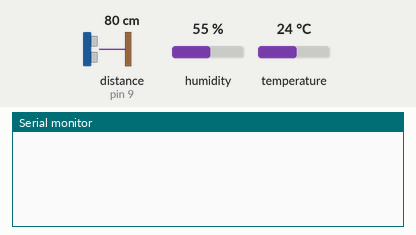
Bench run of a sketch on a simulated Arduino Uno, built with avr-gcc and run on an emulated ATmega328P. Shown: the last lines printed to the serial monitor. Wiring (inferred from the names in the program): ultrasonic range finder: trigger pin 8; echo pin 9. Inputs (shaded band) come from the test bench; at power-on: distance to the obstacle (sensor on pin 9) 80 cm, humidity 55 %, temperature 24 °C. The echo pulse lasts 58.3 µs per cm; WiFi joins after 1.5 s; servers stay silent unless stated; uploads are accepted with an empty reply.

Above: at 2.7 s.
2.8 s: distance to the obstacle (sensor on pin 9) set to 2 cm
At 4.9 s:
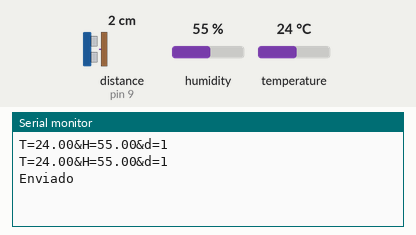
9.5 s: humidity set to 22 %
At 14.26 s:
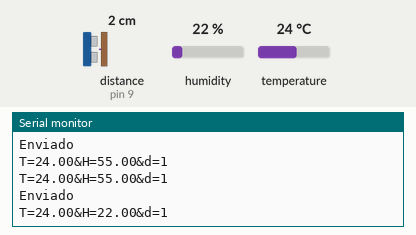
16.2 s: temperature set to 12 °C
At 20.6 s:
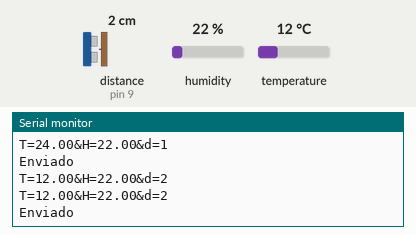
22.9 s: distance to the obstacle (sensor on pin 9) set to 4 cm
At 25.4 s:
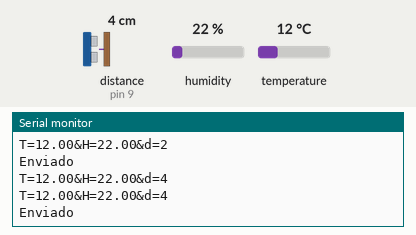
29.6 s: humidity set to 40 %
At 31.5 s:
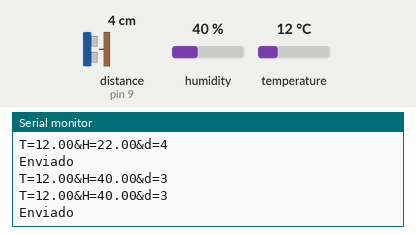
Timing chart, 0 to 33.0 s (numbered marks = the images above; inputs shaded):
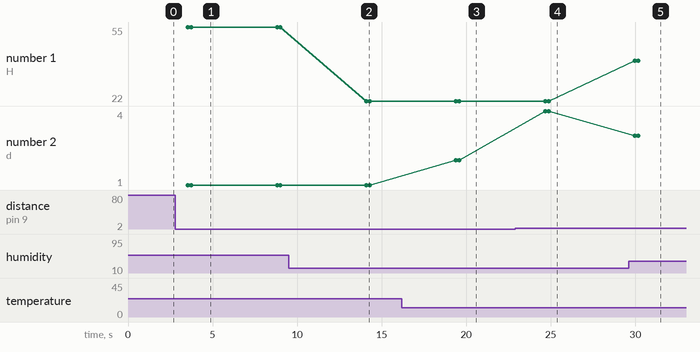

Measured:
- after the input at 2.8 s, the serial monitor: prints a new line after 0.72 s (image 1)
- after the input at 9.5 s, the serial monitor: prints a new line after 4.6 s (image 2)
- after the input at 16.2 s, the serial monitor: prints a new line after 3.2 s (image 3)
- after the input at 22.9 s, the serial monitor: prints a new line after 1.8 s (image 4)
- after the input at 29.6 s, the serial monitor: prints a new line after 0.37 s (image 5)
- plotted number 1: 55 → 22 after the input at 9.5 s, 22 → 40 after the input at 29.6 s
- plotted number 2: 1 → 2 after the input at 16.2 s, 2 → 4 after the input at 22.9 s

The sketch:

ProyIntro.ino
```cpp
#include <Ethernet.h>
#include <SPI.h>
#include "DHT.h"

//Configuracion pin DHT
DHT dht(7, DHT11);

//Configuración pines Ultrasonido
const unsigned int TRIG_PIN=8;
const unsigned int ECHO_PIN=9;
const unsigned int BAUD_RATE=9600;

//Referencias de comparación
const unsigned int RefT=25;
const unsigned int RefNivel=5;
const unsigned int RefH=80;

//Configuración RED
byte mac[] = { 0x00, 0xAA, 0xBB, 0xCC, 0xDE, 0x01 }; // RESERVED MAC ADDRESS
EthernetClient client;

String data;

void setup() {
  pinMode(TRIG_PIN, OUTPUT);
  pinMode(ECHO_PIN, INPUT);
  Serial.begin(BAUD_RATE);

  // PREPARAR LA LIBRERIA PARA COMUNICARSE CON EL SENSOR
  dht.begin();

	if (Ethernet.begin(mac) == 0) {
		Serial.println("Failed to configure Ethernet using DHCP");
	}

	data = "";
}

void loop(){
  delay(2000); // Esperar Entre Mediciones

  //Lectura de Datos

  // LEER LA HUMEDAD USANDO EL METRODO READHUMIDITY
  float h = dht.readHumidity();
  // LEER LA TEMPERATURA USANDO EL METRODO READTEMPERATURE
  float t = dht.readTemperature();
  // REVISAR QUE LOS RESULTADOS SEAN VALORES NUMERICOS VALIDOS, INDICANDO QUE LA COMUNICACION ES CORRECTA
  if (isnan(h) || isnan(t)) {
    Serial.println("Falla al leer el sensor DHT11!");
    return;
  }
  //Leer Sensor
  digitalWrite(TRIG_PIN, LOW);
  delayMicroseconds(2);
  digitalWrite(TRIG_PIN, HIGH);
  delayMicroseconds(10);
  digitalWrite(TRIG_PIN, LOW);

  const unsigned long duration= pulseIn(ECHO_PIN, HIGH);
  int distance= duration/29/2;


	data = "T=" + (String)t + "&H=" + (String)h + "&d=" + (String)distance;
  Serial.println(data);

	if (client.connect("proyectoiieagricola.000webhostapp.com",80)) { // REPLACE WITH YOUR SERVER ADDRESS
		client.println("POST /Users.php HTTP/1.1");
		client.println("Host: proyectoiieagricola.000webhostapp.com"); // SERVER ADDRESS HERE TOO
		client.println("Content-Type: application/x-www-form-urlencoded");
		client.print("Content-Length: ");
		client.println(data.length());
		client.println();
		client.print(data);
    Serial.println(data);
    Serial.println("Enviado");
	}

	if (client.connected()) {
		client.stop();	// DISCONNECT FROM THE SERVER
	}

	delay(3000); // WAIT FIVE MINUTES BEFORE SENDING AGAIN
}
```
